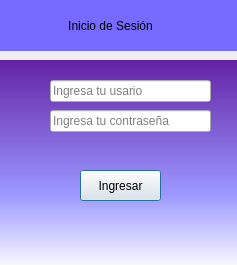
<?xml version="1.0" encoding="UTF-8"?>
<ui version="4.0">
 <class>Dialog</class>
 <widget class="QDialog" name="Dialog">
  <property name="geometry">
   <rect>
    <x>0</x>
    <y>0</y>
    <width>237</width>
    <height>265</height>
   </rect>
  </property>
  <property name="windowTitle">
   <string>Dialog</string>
  </property>
  <property name="styleSheet">
   <string notr="true"/>
  </property>
  <widget class="QLabel" name="label">
   <property name="geometry">
    <rect>
     <x>-20</x>
     <y>0</y>
     <width>261</width>
     <height>51</height>
    </rect>
   </property>
   <property name="styleSheet">
    <string notr="true">background-color: rgb(118, 106, 255);
font: 900 12pt &quot;Arial&quot;;</string>
   </property>
   <property name="text">
    <string>Inicio de Sesión</string>
   </property>
   <property name="alignment">
    <set>Qt::AlignmentFlag::AlignCenter</set>
   </property>
  </widget>
  <widget class="QLabel" name="label_2">
   <property name="geometry">
    <rect>
     <x>-10</x>
     <y>50</y>
     <width>251</width>
     <height>8</height>
    </rect>
   </property>
   <property name="styleSheet">
    <string notr="true">background-color: qconicalgradient(cx:0.517, cy:0.489, angle:92.2, stop:0 rgba(181, 181, 181, 255), stop:0.0883978 rgba(158, 158, 158, 255), stop:0.21547 rgba(131, 131, 131, 255), stop:0.270718 rgba(156, 156, 156, 255), stop:0.441989 rgba(158, 158, 158, 255), stop:0.469613 rgba(99, 99, 99, 255), stop:0.585635 rgba(128, 128, 128, 255), stop:0.734807 rgba(142, 142, 142, 255), stop:0.828729 rgba(140, 140, 140, 255), stop:0.922652 rgba(156, 156, 156, 255), stop:1 rgba(184, 184, 184, 255));</string>
   </property>
   <property name="text">
    <string/>
   </property>
  </widget>
  <widget class="QLabel" name="label_3">
   <property name="geometry">
    <rect>
     <x>-10</x>
     <y>60</y>
     <width>261</width>
     <height>211</height>
    </rect>
   </property>
   <property name="styleSheet">
    <string notr="true">background-color: qlineargradient(spread:pad, x1:0, y1:0, x2:0, y2:1, stop:0 rgba(99, 34, 165, 255), stop:0.633333 rgba(155, 151, 255, 255), stop:1 rgba(255, 255, 255, 255));</string>
   </property>
   <property name="text">
    <string/>
   </property>
  </widget>
  <widget class="QLineEdit" name="lbUsuario">
   <property name="geometry">
    <rect>
     <x>50</x>
     <y>80</y>
     <width>161</width>
     <height>22</height>
    </rect>
   </property>
   <property name="placeholderText">
    <string>Ingresa tu usario</string>
   </property>
  </widget>
  <widget class="QLineEdit" name="lbContra">
   <property name="geometry">
    <rect>
     <x>50</x>
     <y>110</y>
     <width>161</width>
     <height>22</height>
    </rect>
   </property>
   <property name="placeholderText">
    <string>Ingresa tu contraseña</string>
   </property>
  </widget>
  <widget class="QPushButton" name="BtIngreso">
   <property name="geometry">
    <rect>
     <x>80</x>
     <y>170</y>
     <width>81</width>
     <height>31</height>
    </rect>
   </property>
   <property name="styleSheet">
    <string notr="true">font: 900 9pt &quot;Arial&quot;;</string>
   </property>
   <property name="text">
    <string>Ingresar</string>
   </property>
  </widget>
  <widget class="QLabel" name="lbAlerta">
   <property name="geometry">
    <rect>
     <x>50</x>
     <y>220</y>
     <width>141</width>
     <height>21</height>
    </rect>
   </property>
   <property name="text">
    <string/>
   </property>
   <property name="alignment">
    <set>Qt::AlignmentFlag::AlignCenter</set>
   </property>
  </widget>
 </widget>
 <resources/>
 <connections/>
</ui>
